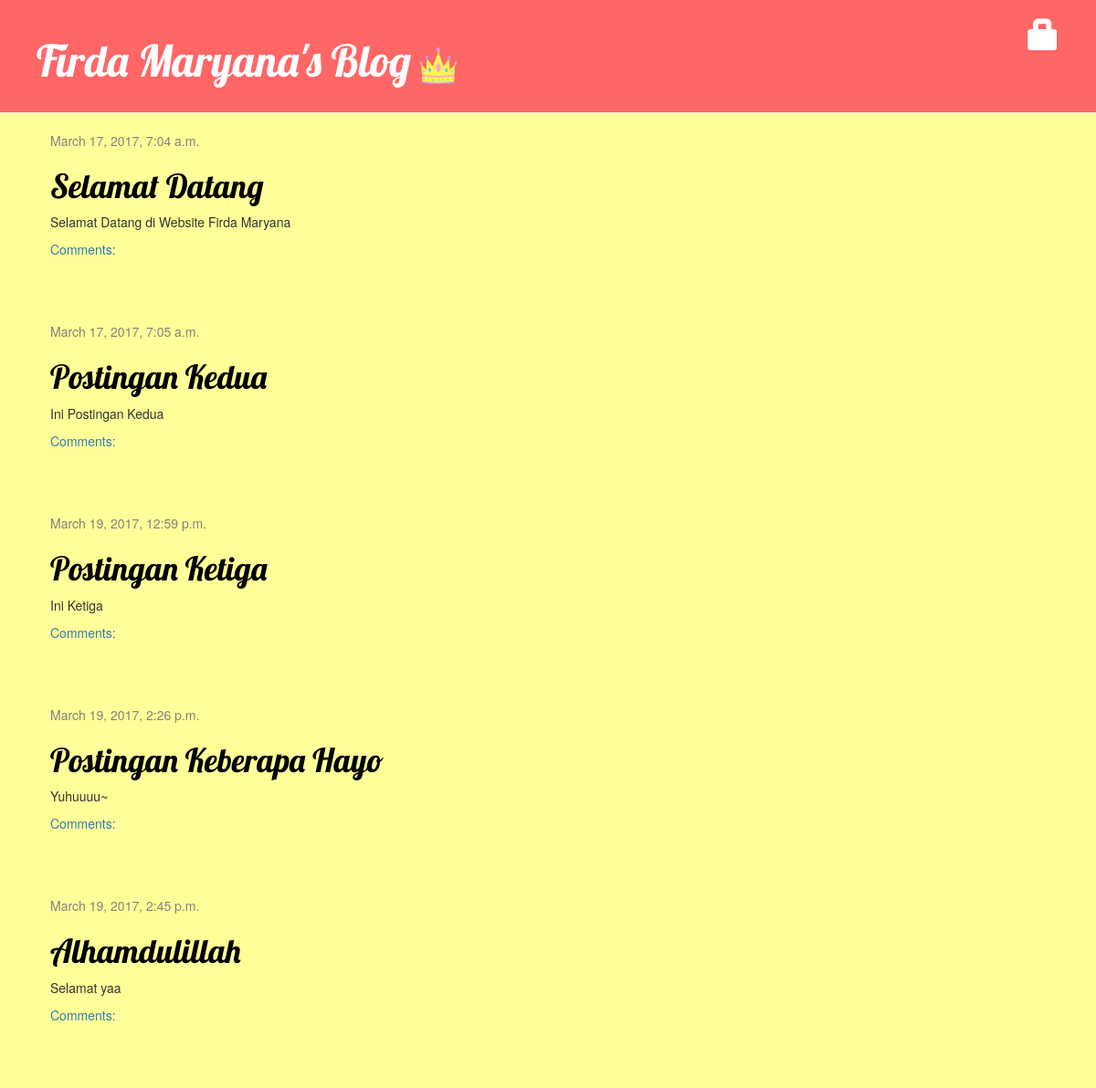
Screenshot of /blog/ with the database file from the repository.
### blog/models.py (models this page shows, shortened)
class Post(models.Model):
    author = models.ForeignKey('auth.User')
    title = models.CharField(max_length=200)
    text = models.TextField()
    created_date = models.DateTimeField(
            default=timezone.now)
    published_date = models.DateTimeField(
            blank=True, null=True)

### blog/views.py (the view)
def post_list(request):
    posts = Post.objects.filter(published_date__lte=timezone.now()).order_by('published_date')
    return render(request, 'blog/post_list.html', {'posts': posts})

### blog/templates/blog/post_list.html
{% extends 'blog/base.html' %}
{% block content %}
    {% for post in posts %}
        <div class="post">
            <div class="date">
                {{ post.published_date }}
            </div>
            <h1><a href="{% url 'post_detail' pk=post.pk %}">{{ post.title }}</a></h1>
            <p>{{ post.text|linebreaksbr }}</p>
            <a href="{% url 'post_detail' pk=post.pk %}">Comments: {{ post.approved_comments.count }}</a>
        </div>
    {% endfor %}
{% endblock content %}

### blog/static/css/blog.css (style rules this page uses)
h1, h2, h3, h4 { font-family: 'Lobster', cursive; }
.date { color: #828282; }
.post { margin-bottom: 70px; }
.post h1 a, .post h1 a:visited { color: #000000; }
body { background-color: #FFFF99; }

### rows the page displays
Post: published_date "March 17, 2017, 7:04 a.m.", title "Selamat Datang", text "Selamat Datang di Website Firda Maryana"
Post: published_date "March 17, 2017, 7:05 a.m.", title "Postingan Kedua", text "Ini Postingan Kedua"
Post: published_date "March 19, 2017, 12:59 p.m.", title "Postingan Ketiga", text "Ini Ketiga"
Post: published_date "March 19, 2017, 2:26 p.m.", title "Postingan Keberapa Hayo", text "Yuhuuuu~"
Post: published_date "March 19, 2017, 2:45 p.m.", title "Alhamdulillah", text "Selamat yaa"
